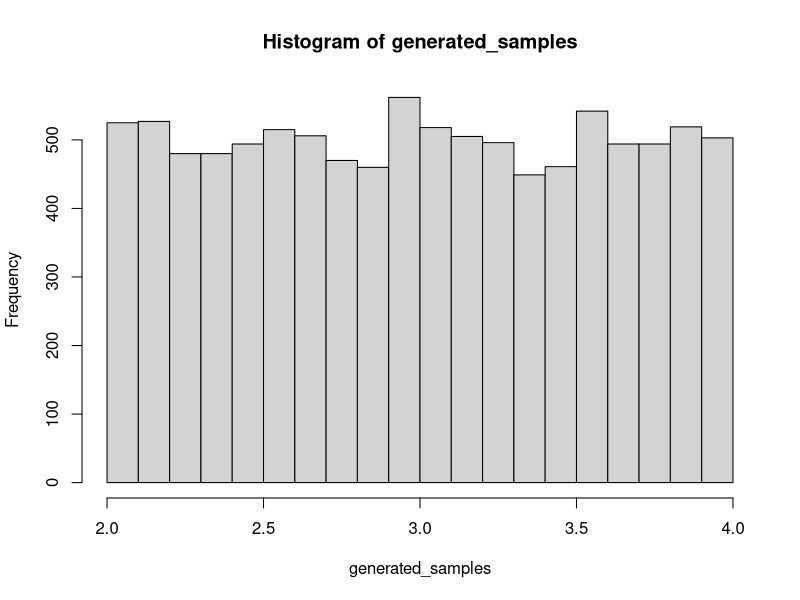
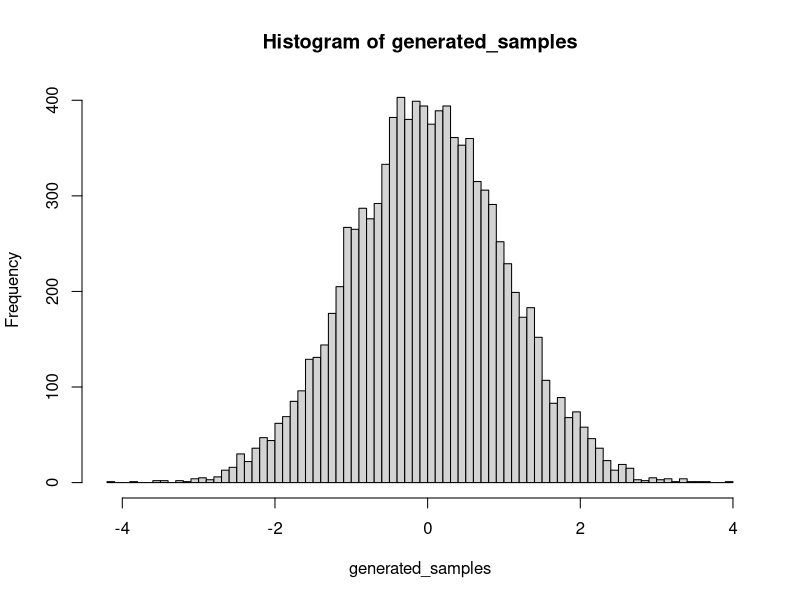

Write the R code that produced these figures, in order.
# Continuous random variables
#############################



# Uniform(min,max) distribution
###############################

# PDF f(x) is given by 1/(max-min) if min <= x <= max
dunif(3, min = 2, max = 4)
dunif(5, min = 2, max = 4)

# CDF F(x) is given by (x-min)/(max-min) if min <= x <= max
punif(1, min = 2, max = 4)
punif(3, min = 2, max = 4)
punif(5, min = 2, max = 4)

# Generate samples from uniform distribution
generated_samples <- runif(n = 10000, min = 2, max = 4)

hist(generated_samples)



# Normal(mean, sd) distribution
###############################

# PDF and CDF have complicated expressions
dnorm(0, mean = 0, sd = 1)
pnorm(0, mean = 0, sd = 1)

generated_samples <- rnorm(n = 10000, mean = 0, sd = 1)
hist(generated_samples, breaks = 100)



# Exponential(rate) distribution
################################

# PDF f(x) = rate * exp(-rate * x) for x > 0
dexp(2, rate = 2)

# CDF F(x) = 1 - exp(-rate * x) for x > 0
pexp(1/2, rate = 2)
pexp(100, rate = 2)

# Use set.seed function to obtain same results when generating random numbers
set.seed(0)
rexp(10, rate = 2)










# Working with the normal distribution
######################################
# (a) Only using random samples generated from the Normal(0,1) distribution,
# generate samples from the Normal(-5,5) distribution.



# (b) To verify these are indeed samples from the Normal(-5,5) distribution,
# estimate the probability that a random variable with this distribution will be
# less than -10 and compare it to its theoretical value.



# (c) Only using the CDF of a Normal(0,1) random variable, can you calculate the
# probability desired in part (b): P(X < -10) where X~Normal(-5,5)







# 68-95-99.7% rule
##################
# Verify the 68-95-99.7% rule for the normal distribution (Theorem 5.4.5) by
# showing that the probability a normal random variable falling within one s.d.
# of its mean is roughly 68%, two s.d.s of its mean is approximately 95%, etc.
# Don't proceed by simulation, and note it suffices to show the rule holds for
# the standard normal N(0,1).







# (BH Exercise 5.15+)
#####################
# Let U ~ Unif(-2,2). Using samples drawn from U, obtain samples from
# X ~ Exponential(lambda) (choose your own value for lambda > 0).



# Calculate P(X > 2/lambda | X > 1/lambda) theoretically and verify by simulation.


